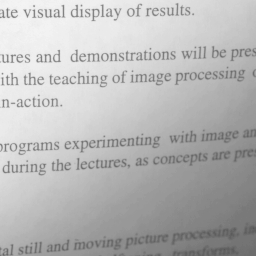
#> input picture test2.png, 256 x 256 px, given in place of Text.jpg, which was not available
$ python lighting_correction.py   (older library calls are emulated)
#> lines starting #> are read from the running program, lines starting #| are printed output that depends on the picture; after the words box and inside, x2 and y2 are one past the last pixel; in counts of white or black regions, pixels touching at a corner belong together; pictures that were not available may be replaced by others from this repository, and a replacement may not be noted
'''
- Clean the image to obtain a more usable document (Lighting correction) -

Victor Gonzalez - D16123580 - DT228

'''
# import the necessary packages:
import cv2
import numpy as np
import easygui
from matplotlib import pyplot as plt
from matplotlib import image as image

# Opening an image using a File Open dialog:
#f = easygui.fileopenbox()
#Opening an image
I = cv2.imread("Text.jpg")
#> I is the input picture: shape (256, 256, 3); min 86, max 246, mean 183.7

#The following code extracts the Y channel, apply the histm equalization and convert it back to RGB
'''
YUV= cv2.cvtColor(I,cv2.COLOR_BGR2YUV)
YUV[:,:,0]=cv2.equalizeHist(YUV[:,:,0])

# convert the YUV image back to RGB format
img_output = cv2.cvtColor(YUV, cv2.COLOR_YUV2BGR)
'''

RGB = cv2.cvtColor(I, cv2.COLOR_BGR2RGB)#convert to RGB
R,G,B = cv2.split(RGB)

#Create a CLAHE object: The image is divided into small block 8x8 which they are equalized as usual.
clahe = cv2.createCLAHE(clipLimit=2.5, tileGridSize=(8,8))
#Applying this method to each channel of the color image
output_2R = clahe.apply(R)
output_2G = clahe.apply(G)
output_2B = clahe.apply(B)

#mergin each channel back to one
img_output = cv2.merge((output_2R,output_2G,output_2B))
#coverting image from RGB to Grayscale
eq=cv2.cvtColor(img_output,cv2.COLOR_BGR2GRAY)
#Using image thresholding to classify pixels as dark or light
#This method provides changes in illumination and the contrast of the image is improved.
gauss = cv2.adaptiveThreshold(eq, 255, cv2.ADAPTIVE_THRESH_GAUSSIAN_C, cv2.THRESH_BINARY, 17, 45)
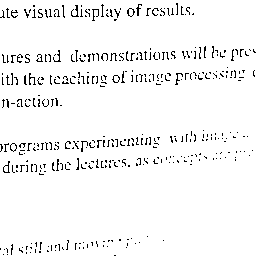
#> gauss: shape (256, 256); 95.7% white; black in thin lines or dots

def cropText(img,clear_image):
    edges = cv2.Canny(img,100,200)#canny edge detection
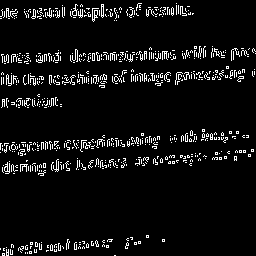
#> edges: shape (256, 256); 6.5% white in thin lines or dots
    kernel = cv2.getStructuringElement(cv2.MORPH_CROSS, (3,3))  # Define the area of focus around each pixel
    dilation = cv2.dilate(edges, kernel, iterations=9)  # dilate merge all edges into one big group
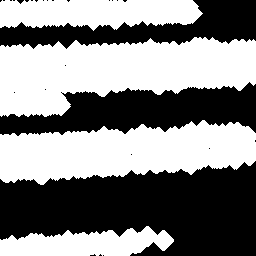
#> dilation: shape (256, 256); 51.9% white; 28 black regions (25 under 20 px)
    #_, contours, hierarchy = cv2.findContours(dilation, cv2.RETR_EXTERNAL, cv2.CHAIN_APPROX_NONE)  # This method returns 3 variables for getting contours
    contours, hierarchy = cv2.findContours(dilation, cv2.RETR_EXTERNAL, cv2.CHAIN_APPROX_NONE)  # fix for OpenCV 4.x # This method returns 3 variables for getting contours
#> contours = 4 contours; box (x1, y1, x2, y2) and area: (0, 37, 256, 117) 13508, (0, 120, 256, 185) 11320, (0, 0, 203, 31) 4786, (0, 226, 174, 256) 3401
    for contour in contours:
            # get sizes of the rectangle return by the contours
            [x, y, w, h] = cv2.boundingRect(contour)
            #cropping image from the best contrast image obtained
            cropped = clear_image[y :y +  h , x : x + w]
#> this loop made 4 passes
#> (y, w, h) on passes 1 to 4: (226, 174, 30), (120, 256, 65), (37, 256, 80), (0, 203, 31)
#> pass 1, in cropText, `cropped = clear_image[y :y +  h , x : x + w]`:
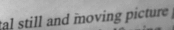
#> cropped: shape (30, 174); min 63, max 207, mean 154.3
#> pass 2, in cropText, `cropped = clear_image[y :y +  h , x : x + w]`:
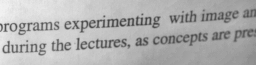
#> cropped: shape (65, 256); min 61, max 243, mean 175.8
#> pass 3, in cropText, `cropped = clear_image[y :y +  h , x : x + w]`:
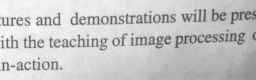
#> cropped: shape (80, 256); min 70, max 249, mean 199

    #Displaying images on screen outside of foor loop.
    cv2.imshow("original" , I)
    cv2.imshow("cropped" , cropped)
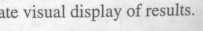
#> window 'cropped': shape (31, 203); min 92, max 251, mean 219.5
    cv2.imshow("equalised",eq)
    cv2.imshow("Gaussian",gauss)
    cv2.imshow("Edges",edges)
    key = cv2.waitKey(0)
#> (key Esc is pressed here)


#function call
cropText(gauss,eq)

'''
#Ploting the original image beside its histogram allows me to see the differences between the orginal image and the equalised image.
plt.figure()
plt.subplot(2,2,1) #there will be 2 rows, 2 columns of plots, we will plot this first one in location 1
plt.imshow(I)

grey = cv2.cvtColor(I,cv2.COLOR_BGR2GRAY)
Values = grey.ravel()#unravelled from matrix form to a 1D
plt.subplot(2,2,2)#location 2
plt.hist(Values,bins=256,range=[0,256]);

H = cv2.equalizeHist(eq)
plt.subplot(2,2,3)#location 3
plt.imshow(H, cmap='gray')

G= H.ravel()
plt.subplot(2,2,4)#location 4
plt.hist(G,bins=256,range=[0,256]);
plt.show()
'''
